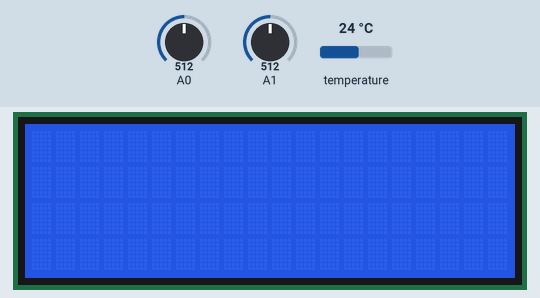
This sketch was run on a simulated Arduino Uno, built with avr-gcc and run on an emulated ATmega328P. On the bench: 20×4 character LCD. Inputs (shaded band) come from the test bench; at power-on: temperature 24 °C, A0 = 512, A1 = 512. No radio packets arrive unless stated; what the sketch prints to the serial monitor is not drawn.

Above: at 1.2 s.
1.3 s: temperature set to 12 °C
At 5.8 s:
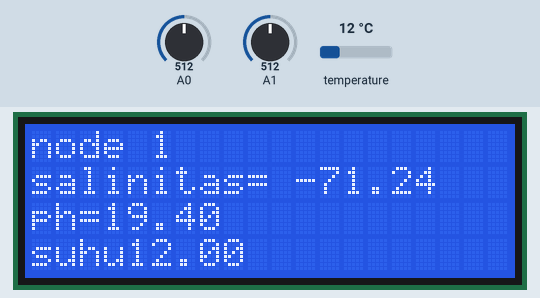
6.2 s: A0 set to 716
At 8.4 s:
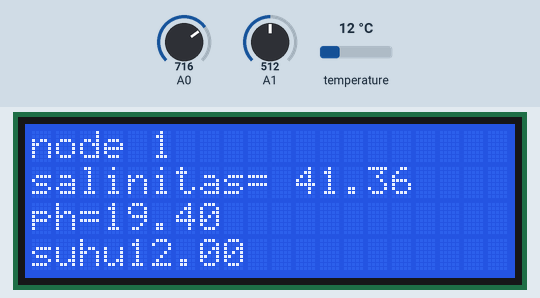
9.0 s: A1 set to 716
At 11.0 s:
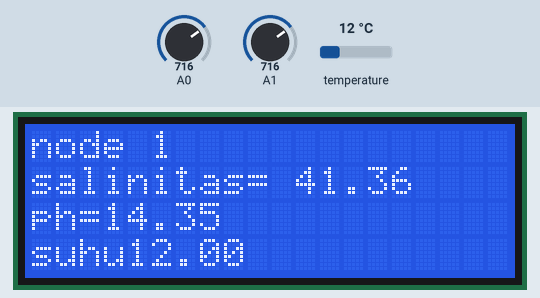
11.8 s: temperature set to 19 °C
14.6 s: A0 set to 900
At 16.4 s:
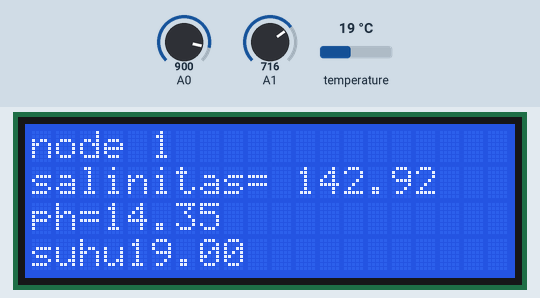
17.4 s: A1 set to 900
At 19.1 s:
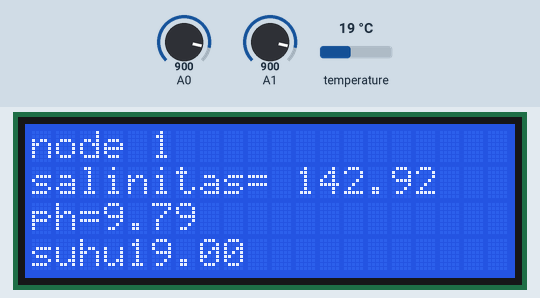
Timing chart, 0 to 20.6 s (numbered marks = the images above; inputs shaded):
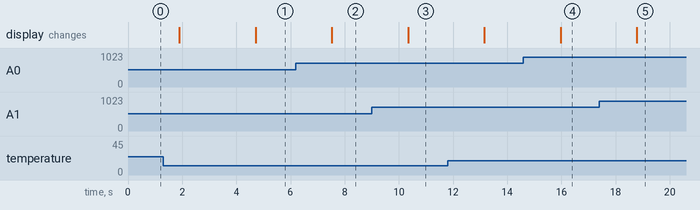

The sketch:

suhu_ph_tds.ino
```cpp
#include <LiquidCrystal_I2C.h>

#include <Wire.h>
#include <OneWire.h>
#include <DallasTemperature.h>
#include <nRF24L01.h>
#include <RF24.h>

 LiquidCrystal_I2C lcd = LiquidCrystal_I2C(0x27, 20, 4);
// sensor diletakkan di pin 2
#define ONE_WIRE_BUS 2
OneWire oneWire(ONE_WIRE_BUS);
RF24 radio(7, 8);
const byte address[6] = {0xF0F0F0F0E1LL, 0xF0F0F0F0E2LL, 0xF0F0F0F0E3LL} ;
// berikan nama variabel,masukkan ke pustaka Dallas
DallasTemperature sensorSuhu(&oneWire);


float node1[5];
float val[10];
float rata_rata_voltage;
float teg;
float rata_rata_val;
float suhuAir; //change this value to calibrate
float voltagesal;
float voltage[10];
float sal;
float pHVol;
float pHValue = 0.0 ;

void setup() {
  sensorSuhu.begin();
  lcd.begin();
  lcd.backlight();
  Serial.begin(38400);
  Serial.begin(9600);
  radio.begin();
  radio.setDataRate(RF24_250KBPS);
  radio.openWritingPipe(address[0]);
 radio.stopListening();
}

void loop() {

 suhu();
 salinitas();
 ph();

  node1[0] = pHValue;
  node1[1] = sal;
  node1[2] = suhuAir;

 radio.write(&node1, sizeof(node1));
 delay (1000);

  lcd.clear();
  lcd.setCursor(0,0);
  lcd.print("node 1");
  lcd.setCursor(0,1);
  lcd.print("salinitas= ");
  lcd.print (sal);
  lcd.setCursor(0,2);
  lcd.print("ph=");
  lcd.print(pHValue);
  lcd.setCursor(0,3);
  lcd.print("suhu");
  lcd.print(suhuAir);


  Serial.print("ph = ");
  Serial.println(pHValue);
  Serial.print("konduktifitas = ");
  Serial.println(sal);
   Serial.println(rata_rata_val);
  Serial.print("suhu = ");
  Serial.println(suhuAir);
  delay (1000);


}

 void ph(){
  //menggunakan pin A0 untuk membaca output sensor pH
  for ( int i=0; i<10; i++){
  int value = analogRead(A1 );
  voltage[i] = value * (5.0/1023);
}
   rata_rata_voltage = ( voltage[0] +  voltage[1] +  voltage[2] +  voltage[3] +  voltage[4] +  voltage[5] +  voltage[6] +  voltage[7] +  voltage[8] +  voltage[9])/10 ;
  pHValue = -5.066 * rata_rata_voltage + 32.074 ;
 }

void salinitas() {
  for ( int i=0; i<10; i++){
   val[i] = analogRead(A0);
  rata_rata_val = (val[0] + val[1] + val[2] + val[3] + val[4] + val[5] + val[6] + val[7] + val[8] + val[9])/10 ;

}
  teg = rata_rata_val * (5.0/1023);
  sal = 112.93 * teg - 353.84 ;


}

void suhu()
{
   sensorSuhu.requestTemperatures();
   suhuAir = sensorSuhu.getTempCByIndex(0);
   return suhu;
}
```

Measured:
- after the input at 1.3 s, the display: first differs from a run without the input after 3.4 s (image 1)
- after the input at 6.2 s, the display: changes after 1.3 s (image 2)
- after the input at 9.0 s, the display: changes after 1.3 s (image 3)
- after the input at 14.6 s, the display: changes after 1.4 s (image 4)
- after the input at 17.4 s, the display: changes after 1.4 s (image 5)
